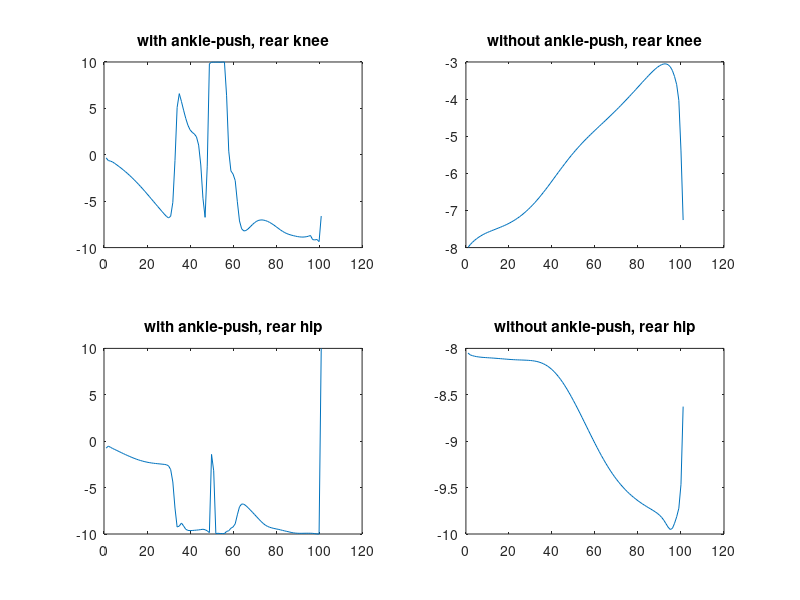
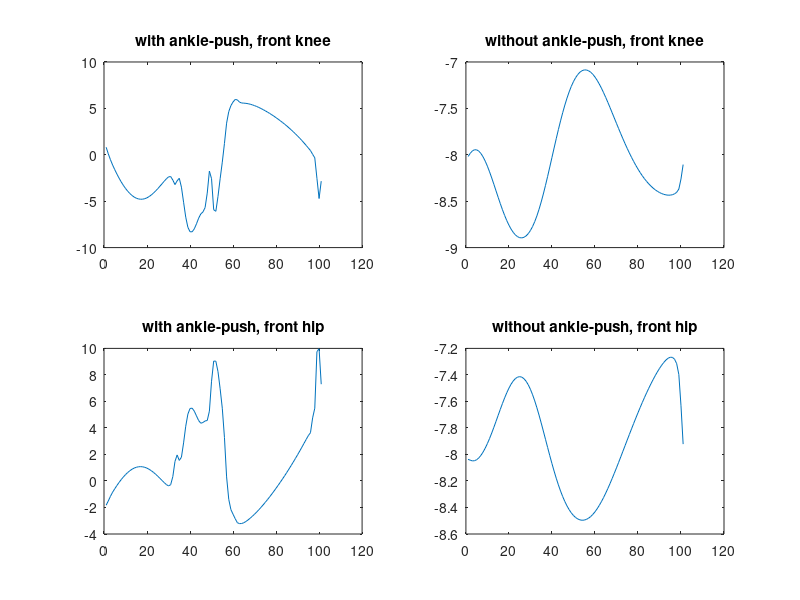
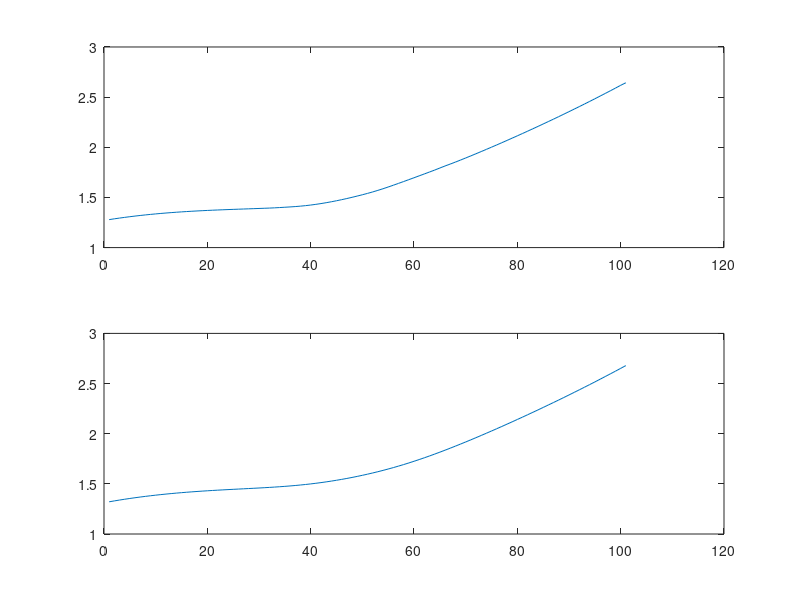

MATLAB code to generate these figures, in order:
%% data analyzing 

data1 = load('04201837.mat').result;
data2 = load('04201122.mat').result;

fig = figure(1);
% drawRobot_self(data1.x,fig);

% drawRobot_video(data1,'04201837');

figure(2);
subplot(2,2,1);
plot(data1.x(15,:));
title('with ankle-push, rear knee');
subplot(2,2,3);
plot(data1.x(14,:));
title('with ankle-push, rear hip');



% drawRobot_self(data2.x,fig);
% drawRobot_video(data2,'04201122');
subplot(2,2,2);
plot(data2.x(15,:));
title('without ankle-push, rear knee');
subplot(2,2,4);
plot(data2.x(14,:));
title('without ankle-push, rear hip');


figure(3);
subplot(2,2,1);
plot(data1.x(12,:));
title('with ankle-push, front knee');
subplot(2,2,3);
plot(data1.x(13,:));
title('with ankle-push, front hip');



% drawRobot_self(data2.x,fig);
% drawRobot_video(data2,'04201122');
subplot(2,2,2);
plot(data2.x(12,:));
title('without ankle-push, front knee');
subplot(2,2,4);
plot(data2.x(13,:));
title('without ankle-push, front hip');


figure(4);
subplot(2,1,1);
plot(data1.x(1,:));
subplot(2,1,2);
plot(data2.x(1,:));




